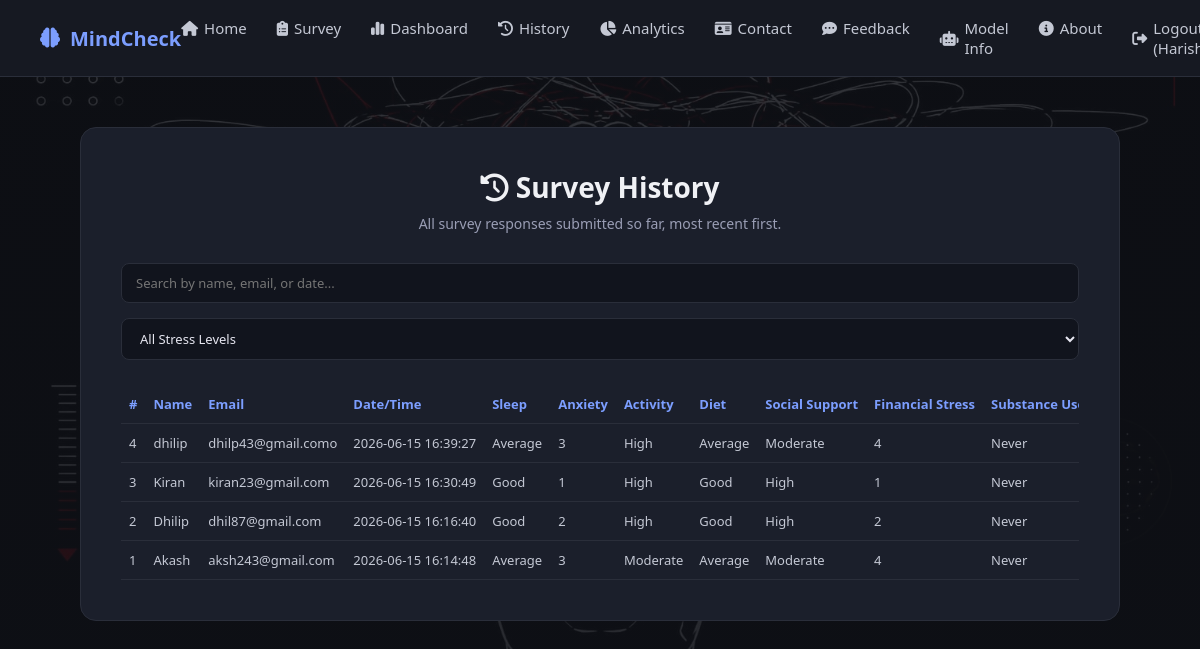
Page /history (signed in) on the earlier database version.
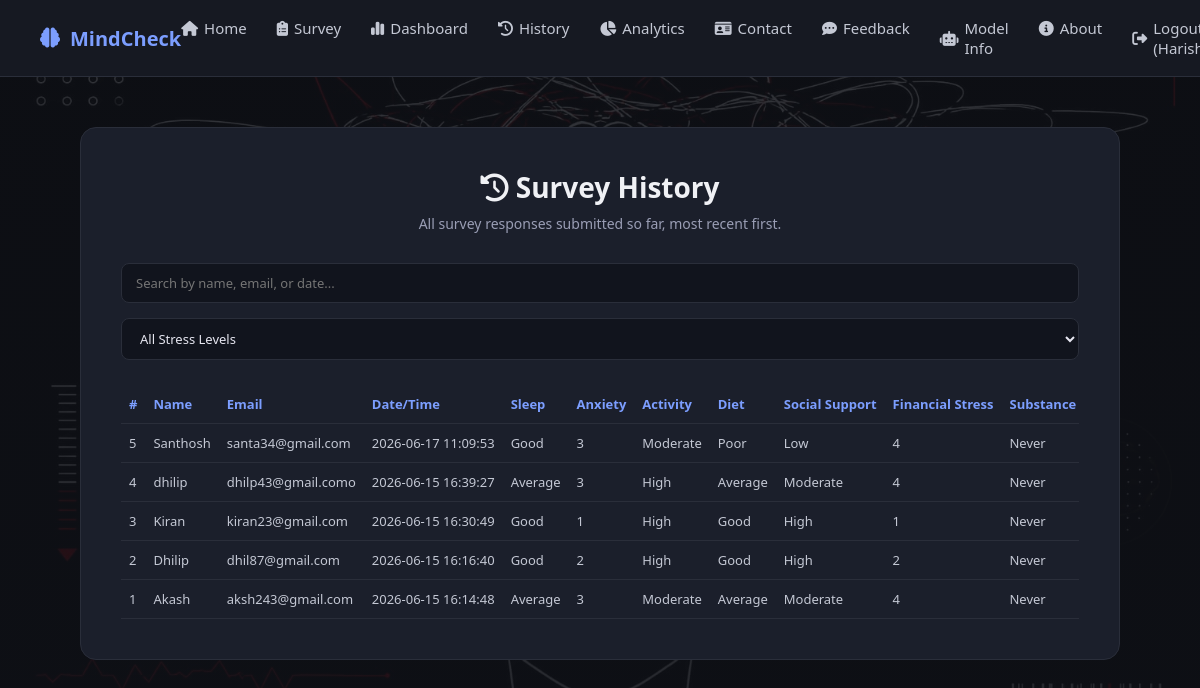
Same page on the later database version.
### tables this page shows
CREATE TABLE responses (
            id INTEGER PRIMARY KEY AUTOINCREMENT,
            name TEXT,
            email TEXT,
            sleep_quality TEXT,
            anxiety_score INTEGER,
            physical_activity TEXT,
            diet_quality TEXT,
            social_support TEXT,
            financial_stress INTEGER,
            substance_use TEXT,
            counseling_service_use TEXT,
            prediction TEXT,
            created_at TIMESTAMP DEFAULT CURRENT_TIMESTAMP
        );

### app.py (the view)
@app.route("/history")
@login_required
def history():
    conn = sqlite3.connect(DB_PATH)
    c = conn.cursor()
    c.execute("""
        SELECT id, name, email, sleep_quality, anxiety_score, physical_activity, diet_quality,
               social_support, financial_stress, substance_use, counseling_service_use,
               prediction, created_at
        FROM responses ORDER BY id DESC
    """)
    rows = c.fetchall()
    conn.close()
    return render_template("history.html", rows=rows)

### app.py (called while the page is built)
def login_required(f):
    @wraps(f)
    def decorated(*args, **kwargs):
        if "user_id" not in session:
            flash("Please log in to access this page.", "error")
            return redirect(url_for("login"))
        return f(*args, **kwargs)
    return decorated

@app.before_request
def require_login():
    allowed_routes = ["login", "register", "static"]
    if request.endpoint not in allowed_routes and "user_id" not in session:
        return redirect(url_for("login"))

### templates/history.html (shortened to what this page needs)
<!DOCTYPE html>
<html lang="en">
<head>
    <link rel="stylesheet" href="https://cdnjs.cloudflare.com/ajax/libs/font-awesome/6.5.1/css/all.min.css">
    <link rel="stylesheet" href="{{ url_for('static', filename='style.css') }}">
</head>
<body>
    {% include '_navbar.html' %}
    <div class="page-wrapper">
        <div class="card" style="max-width: 1100px;">
            <h1><i class="fa-solid fa-clock-rotate-left"></i> Survey History</h1>
            <p class="subtitle">All survey responses submitted so far, most recent first.</p>
            {% if rows|length == 0 %}
                <p style="text-align:center; color:#9a9eb5; margin-top:30px;">
                    No survey responses yet. <a href="/survey" style="color:#7c9eff;">Take the survey</a> to see results here.
                </p>
            {% else %}
            <div class="filter-bar">
                <input type="text" id="searchInput" placeholder="Search by name, email, or date...">
                <select id="stressFilter">
                    <option value="all">All Stress Levels</option>
                </select>
            </div>
            <div class="table-wrap">
                <table id="historyTable">
                    <thead>
                        <tr>
                            <th>#</th>
                            <th>Name</th>
                            <th>Email</th>
                            <th>Date/Time</th>
                            <th>Sleep</th>
                            <th>Anxiety</th>
                            <th>Activity</th>
                            <th>Diet</th>
                            <th>Social Support</th>
                            <th>Financial Stress</th>
                            <th>Substance Use</th>
                        </tr>
                    </thead>
                    <tbody>
                        {% for row in rows %}
                        <tr data-date="{{ row[12]|lower }}" data-stress="{{ row[11] }}"
                            data-name="{{ row[1]|lower }}" data-email="{{ row[2]|lower }}">
                            <td>{{ row[0] }}</td>
                            <td>{{ row[1] }}</td>
                            <td>{{ row[2] }}</td>
                            <td>{{ row[12] }}</td>
                            <td>{{ row[3] }}</td>
                            <td>{{ row[4] }}</td>
                            <td>{{ row[5] }}</td>
                            <td>{{ row[6] }}</td>
                            <td>{{ row[7] }}</td>
                            <td>{{ row[8] }}</td>
                            <td>{{ row[9] }}</td>
                        </tr>
                        {% endfor %}
                    </tbody>
                </table>
            </div>
            {% endif %}
        </div>
    </div>
</body>
</html>

### templates/_navbar.html
 <nav class="navbar">
    <div class="logo"><i class="fa-solid fa-brain"></i> MindCheck</div>
    <ul class="nav-links">
        <li><a href="/" class="{{ 'active' if active=='home' else '' }}"><i class="fa-solid fa-house"></i> Home</a></li>
        <li><a href="/survey" class="{{ 'active' if active=='survey' else '' }}"><i class="fa-solid fa-clipboard-list"></i> Survey</a></li>
        <li><a href="/dashboard" class="{{ 'active' if active=='dashboard' else '' }}"><i class="fa-solid fa-chart-simple"></i> Dashboard</a></li>
        <li><a href="/history" class="{{ 'active' if active=='history' else '' }}"><i class="fa-solid fa-clock-rotate-left"></i> History</a></li>
        <li><a href="/analytics" class="{{ 'active' if active=='analytics' else '' }}"><i class="fa-solid fa-chart-pie"></i> Analytics</a></li>
        <li><a href="/contact" class="{{ 'active' if active=='contact' else '' }}"><i class="fa-solid fa-id-card"></i> Contact</a></li>
        <li><a href="/feedback" class="{{ 'active' if active=='feedback' else '' }}"><i class="fa-solid fa-comment-dots"></i> Feedback</a></li>
        <li><a href="/model-info" class="{{ 'active' if active=='model-info' else '' }}"><i class="fa-solid fa-robot"></i> Model Info</a></li>
        <li><a href="/about" class="{{ 'active' if active=='about' else '' }}"><i class="fa-solid fa-circle-info"></i> About</a></li>
        {% if session.get('user_id') %}
            <li><a href="/logout"><i class="fa-solid fa-right-from-bracket"></i> Logout ({{ session.get('username') }})</a></li>
        {% else %}
            <li><a href="/login" class="{{ 'active' if active=='login' else '' }}"><i class="fa-solid fa-right-to-bracket"></i> Login</a></li>
            <li><a href="/register" class="{{ 'active' if active=='register' else '' }}"><i class="fa-solid fa-user-plus"></i> Register</a></li>
        {% endif %}
    </ul>
</nav>

### static/style.css (style rules this page uses)
* { box-sizing: border-box; margin: 0; padding: 0; font-family: 'Poppins', 'Segoe UI', Arial, sans-serif; }
body { background: linear-gradient(rgba(15,17,23,0.85), rgba(15,17,23,0.9)), url('/static/images/background.jpeg') no-repeat center center fixed; background-size: cover; color: #e6e6f0; min-height: 100vh; }
.navbar { display: flex; justify-content: space-between; align-items: center; padding: 18px 40px; background: #161922; border-bottom: 1px solid #2a2e3a; position: sticky; top: 0; z-index: 100; }
.navbar .logo { font-size: 20px; font-weight: 700; color: #7c9eff; display: flex; align-items: center; gap: 10px; }
.navbar .logo i { color: #7c9eff; }
.nav-links { display: flex; gap: 30px; list-style: none; }
.nav-links a { color: #c4c8d4; text-decoration: none; font-size: 15px; font-weight: 500; transition: color 0.2s; display: flex; align-items: center; gap: 6px; }
.page-wrapper { max-width: 1100px; margin: 0 auto; padding: 50px 30px; }
.card { background: #1b1f2b; border: 1px solid #2a2e3a; border-radius: 16px; padding: 40px; max-width: 650px; margin: 0 auto; }
.card h1 { text-align: center; margin-bottom: 8px; font-size: 28px; color: #f0f1f5; }
.card .subtitle { text-align: center; color: #9a9eb5; margin-bottom: 30px; font-size: 14px; }
select, input[type="number"], input[type="text"], input[type="email"] { width: 100%; padding: 12px 14px; border: 1px solid #2a2e3a; border-radius: 8px; font-size: 14px; background: #11141d; color: #e6e6f0; }

### templates/history.html (style rules this page uses)
table { width: 100%; border-collapse: collapse; margin-top: 25px; font-size: 13px; }
th, td { padding: 10px 8px; text-align: left; border-bottom: 1px solid #2a2e3a; white-space: nowrap; }
th { color: #7c9eff; font-weight: 600; }
td { color: #c4c8d4; }
.table-wrap { overflow-x: auto; }
.filter-bar { display: flex; gap: 15px; margin-top: 20px; flex-wrap: wrap; }
.filter-bar input, .filter-bar select { padding: 10px 14px; border: 1px solid #2a2e3a; border-radius: 8px; background: #11141d; color: #e6e6f0; font-size: 13px; }
.filter-bar input { flex: 1; min-width: 180px; }

Differences in the rows shown:
added responses: id "5", name "Santhosh", email "santa34@gmail.com", created_at "2026-06-17 11:09:53", sleep_quality "Good", anxiety_score "3", physical_activity "Moderate", diet_quality "Poor", social_support "Low", financial_stress "4", substance_use "Never"
